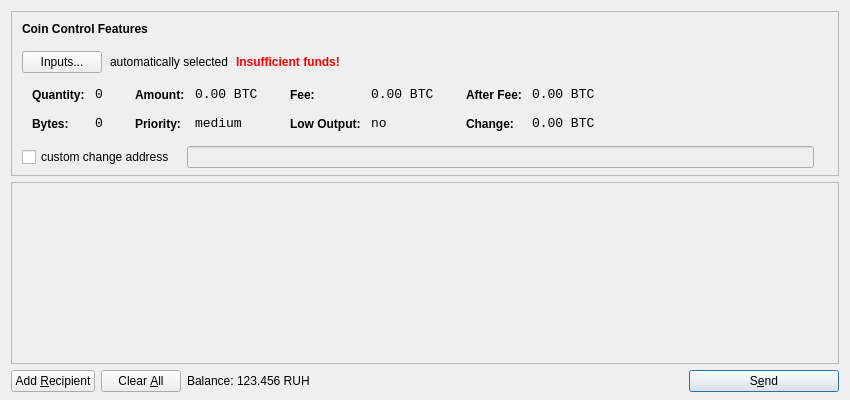
<?xml version="1.0" encoding="UTF-8"?>
<ui version="4.0">
 <class>SendCoinsDialog</class>
 <widget class="QDialog" name="SendCoinsDialog">
  <property name="geometry">
   <rect>
    <x>0</x>
    <y>0</y>
    <width>850</width>
    <height>400</height>
   </rect>
  </property>
  <property name="windowTitle">
   <string>Send Coins</string>
  </property>
  <layout class="QVBoxLayout" name="verticalLayout" stretch="0,1,0">
   <property name="bottomMargin">
    <number>8</number>
   </property>
   <item>
    <widget class="QFrame" name="frameCoinControl">
     <property name="sizePolicy">
      <sizepolicy hsizetype="Expanding" vsizetype="Expanding">
       <horstretch>0</horstretch>
       <verstretch>0</verstretch>
      </sizepolicy>
     </property>
     <property name="maximumSize">
      <size>
       <width>16777215</width>
       <height>16777215</height>
      </size>
     </property>
     <property name="frameShape">
      <enum>QFrame::StyledPanel</enum>
     </property>
     <property name="frameShadow">
      <enum>QFrame::Sunken</enum>
     </property>
     <layout class="QVBoxLayout" name="verticalLayoutCoinControl2">
      <property name="spacing">
       <number>-1</number>
      </property>
      <property name="leftMargin">
       <number>0</number>
      </property>
      <property name="topMargin">
       <number>0</number>
      </property>
      <property name="rightMargin">
       <number>0</number>
      </property>
      <property name="bottomMargin">
       <number>6</number>
      </property>
      <item>
       <layout class="QVBoxLayout" name="verticalLayoutCoinControl" stretch="0,0,0,0,1">
        <property name="spacing">
         <number>0</number>
        </property>
        <property name="leftMargin">
         <number>10</number>
        </property>
        <property name="topMargin">
         <number>10</number>
        </property>
        <item>
         <layout class="QHBoxLayout" name="horizontalLayoutCoinControl1">
          <property name="bottomMargin">
           <number>15</number>
          </property>
          <item>
           <widget class="QLabel" name="labelCoinControlFeatures">
            <property name="sizePolicy">
             <sizepolicy hsizetype="Preferred" vsizetype="Maximum">
              <horstretch>0</horstretch>
              <verstretch>0</verstretch>
             </sizepolicy>
            </property>
            <property name="font">
             <font>
              <weight>75</weight>
              <bold>true</bold>
             </font>
            </property>
            <property name="styleSheet">
             <string notr="true">font-weight:bold;</string>
            </property>
            <property name="text">
             <string>Coin Control Features</string>
            </property>
           </widget>
          </item>
         </layout>
        </item>
        <item>
         <layout class="QHBoxLayout" name="horizontalLayoutCoinControl2" stretch="0,0,0,0">
          <property name="spacing">
           <number>8</number>
          </property>
          <property name="bottomMargin">
           <number>10</number>
          </property>
          <item>
           <widget class="QPushButton" name="pushButtonCoinControl">
            <property name="styleSheet">
             <string notr="true"/>
            </property>
            <property name="text">
             <string>Inputs...</string>
            </property>
           </widget>
          </item>
          <item>
           <widget class="QLabel" name="labelCoinControlAutomaticallySelected">
            <property name="text">
             <string>automatically selected</string>
            </property>
            <property name="margin">
             <number>5</number>
            </property>
           </widget>
          </item>
          <item>
           <widget class="QLabel" name="labelCoinControlInsuffFunds">
            <property name="font">
             <font>
              <weight>75</weight>
              <bold>true</bold>
             </font>
            </property>
            <property name="styleSheet">
             <string notr="true">color:red;font-weight:bold;</string>
            </property>
            <property name="text">
             <string>Insufficient funds!</string>
            </property>
            <property name="margin">
             <number>5</number>
            </property>
           </widget>
          </item>
          <item>
           <spacer name="horizontalSpacerCoinControl">
            <property name="orientation">
             <enum>Qt::Horizontal</enum>
            </property>
            <property name="sizeHint" stdset="0">
             <size>
              <width>40</width>
              <height>1</height>
             </size>
            </property>
           </spacer>
          </item>
         </layout>
        </item>
        <item>
         <widget class="QWidget" name="widgetCoinControl" native="true">
          <property name="sizePolicy">
           <sizepolicy hsizetype="Preferred" vsizetype="Preferred">
            <horstretch>0</horstretch>
            <verstretch>0</verstretch>
           </sizepolicy>
          </property>
          <property name="minimumSize">
           <size>
            <width>0</width>
            <height>0</height>
           </size>
          </property>
          <property name="styleSheet">
           <string notr="true"/>
          </property>
          <layout class="QHBoxLayout" name="horizontalLayoutCoinControl5">
           <property name="margin">
            <number>0</number>
           </property>
           <item>
            <layout class="QHBoxLayout" name="horizontalLayoutCoinControl3" stretch="0,0,0,1">
             <property name="spacing">
              <number>20</number>
             </property>
             <property name="topMargin">
              <number>0</number>
             </property>
             <property name="bottomMargin">
              <number>10</number>
             </property>
             <item>
              <layout class="QFormLayout" name="formLayoutCoinControl1">
               <property name="horizontalSpacing">
                <number>10</number>
               </property>
               <property name="verticalSpacing">
                <number>14</number>
               </property>
               <property name="leftMargin">
                <number>10</number>
               </property>
               <property name="topMargin">
                <number>4</number>
               </property>
               <property name="rightMargin">
                <number>6</number>
               </property>
               <item row="0" column="0">
                <widget class="QLabel" name="labelCoinControlQuantityText">
                 <property name="styleSheet">
                  <string notr="true">font-weight:bold;</string>
                 </property>
                 <property name="text">
                  <string>Quantity:</string>
                 </property>
                 <property name="margin">
                  <number>0</number>
                 </property>
                </widget>
               </item>
               <item row="0" column="1">
                <widget class="QLabel" name="labelCoinControlQuantity">
                 <property name="font">
                  <font>
                   <family>Monospace</family>
                   <pointsize>10</pointsize>
                  </font>
                 </property>
                 <property name="cursor">
                  <cursorShape>IBeamCursor</cursorShape>
                 </property>
                 <property name="contextMenuPolicy">
                  <enum>Qt::ActionsContextMenu</enum>
                 </property>
                 <property name="text">
                  <string notr="true">0</string>
                 </property>
                 <property name="margin">
                  <number>0</number>
                 </property>
                 <property name="textInteractionFlags">
                  <set>Qt::LinksAccessibleByMouse|Qt::TextSelectableByKeyboard|Qt::TextSelectableByMouse</set>
                 </property>
                </widget>
               </item>
               <item row="1" column="0">
                <widget class="QLabel" name="labelCoinControlBytesText">
                 <property name="styleSheet">
                  <string notr="true">font-weight:bold;</string>
                 </property>
                 <property name="text">
                  <string>Bytes:</string>
                 </property>
                </widget>
               </item>
               <item row="1" column="1">
                <widget class="QLabel" name="labelCoinControlBytes">
                 <property name="font">
                  <font>
                   <family>Monospace</family>
                   <pointsize>10</pointsize>
                  </font>
                 </property>
                 <property name="cursor">
                  <cursorShape>IBeamCursor</cursorShape>
                 </property>
                 <property name="contextMenuPolicy">
                  <enum>Qt::ActionsContextMenu</enum>
                 </property>
                 <property name="text">
                  <string notr="true">0</string>
                 </property>
                 <property name="textInteractionFlags">
                  <set>Qt::LinksAccessibleByMouse|Qt::TextSelectableByKeyboard|Qt::TextSelectableByMouse</set>
                 </property>
                </widget>
               </item>
              </layout>
             </item>
             <item>
              <layout class="QFormLayout" name="formLayoutCoinControl2">
               <property name="horizontalSpacing">
                <number>10</number>
               </property>
               <property name="verticalSpacing">
                <number>14</number>
               </property>
               <property name="leftMargin">
                <number>6</number>
               </property>
               <property name="topMargin">
                <number>4</number>
               </property>
               <property name="rightMargin">
                <number>6</number>
               </property>
               <item row="0" column="0">
                <widget class="QLabel" name="labelCoinControlAmountText">
                 <property name="styleSheet">
                  <string notr="true">font-weight:bold;</string>
                 </property>
                 <property name="text">
                  <string>Amount:</string>
                 </property>
                 <property name="margin">
                  <number>0</number>
                 </property>
                </widget>
               </item>
               <item row="0" column="1">
                <widget class="QLabel" name="labelCoinControlAmount">
                 <property name="font">
                  <font>
                   <family>Monospace</family>
                   <pointsize>10</pointsize>
                  </font>
                 </property>
                 <property name="cursor">
                  <cursorShape>IBeamCursor</cursorShape>
                 </property>
                 <property name="contextMenuPolicy">
                  <enum>Qt::ActionsContextMenu</enum>
                 </property>
                 <property name="text">
                  <string notr="true">0.00 BTC</string>
                 </property>
                 <property name="textInteractionFlags">
                  <set>Qt::LinksAccessibleByMouse|Qt::TextSelectableByKeyboard|Qt::TextSelectableByMouse</set>
                 </property>
                </widget>
               </item>
               <item row="1" column="0">
                <widget class="QLabel" name="labelCoinControlPriorityText">
                 <property name="styleSheet">
                  <string notr="true">font-weight:bold;</string>
                 </property>
                 <property name="text">
                  <string>Priority:</string>
                 </property>
                </widget>
               </item>
               <item row="1" column="1">
                <widget class="QLabel" name="labelCoinControlPriority">
                 <property name="font">
                  <font>
                   <family>Monospace</family>
                   <pointsize>10</pointsize>
                  </font>
                 </property>
                 <property name="cursor">
                  <cursorShape>IBeamCursor</cursorShape>
                 </property>
                 <property name="contextMenuPolicy">
                  <enum>Qt::ActionsContextMenu</enum>
                 </property>
                 <property name="text">
                  <string>medium</string>
                 </property>
                 <property name="textInteractionFlags">
                  <set>Qt::LinksAccessibleByMouse|Qt::TextSelectableByKeyboard|Qt::TextSelectableByMouse</set>
                 </property>
                </widget>
               </item>
              </layout>
             </item>
             <item>
              <layout class="QFormLayout" name="formLayoutCoinControl3">
               <property name="horizontalSpacing">
                <number>10</number>
               </property>
               <property name="verticalSpacing">
                <number>14</number>
               </property>
               <property name="leftMargin">
                <number>6</number>
               </property>
               <property name="topMargin">
                <number>4</number>
               </property>
               <property name="rightMargin">
                <number>6</number>
               </property>
               <item row="0" column="0">
                <widget class="QLabel" name="labelCoinControlFeeText">
                 <property name="styleSheet">
                  <string notr="true">font-weight:bold;</string>
                 </property>
                 <property name="text">
                  <string>Fee:</string>
                 </property>
                 <property name="margin">
                  <number>0</number>
                 </property>
                </widget>
               </item>
               <item row="0" column="1">
                <widget class="QLabel" name="labelCoinControlFee">
                 <property name="font">
                  <font>
                   <family>Monospace</family>
                   <pointsize>10</pointsize>
                  </font>
                 </property>
                 <property name="cursor">
                  <cursorShape>IBeamCursor</cursorShape>
                 </property>
                 <property name="contextMenuPolicy">
                  <enum>Qt::ActionsContextMenu</enum>
                 </property>
                 <property name="text">
                  <string notr="true">0.00 BTC</string>
                 </property>
                 <property name="textInteractionFlags">
                  <set>Qt::LinksAccessibleByMouse|Qt::TextSelectableByKeyboard|Qt::TextSelectableByMouse</set>
                 </property>
                </widget>
               </item>
               <item row="1" column="0">
                <widget class="QLabel" name="labelCoinControlLowOutputText">
                 <property name="styleSheet">
                  <string notr="true">font-weight:bold;</string>
                 </property>
                 <property name="text">
                  <string>Low Output:</string>
                 </property>
                </widget>
               </item>
               <item row="1" column="1">
                <widget class="QLabel" name="labelCoinControlLowOutput">
                 <property name="font">
                  <font>
                   <family>Monospace</family>
                   <pointsize>10</pointsize>
                  </font>
                 </property>
                 <property name="cursor">
                  <cursorShape>IBeamCursor</cursorShape>
                 </property>
                 <property name="contextMenuPolicy">
                  <enum>Qt::ActionsContextMenu</enum>
                 </property>
                 <property name="text">
                  <string>no</string>
                 </property>
                 <property name="textInteractionFlags">
                  <set>Qt::LinksAccessibleByMouse|Qt::TextSelectableByKeyboard|Qt::TextSelectableByMouse</set>
                 </property>
                </widget>
               </item>
              </layout>
             </item>
             <item>
              <layout class="QFormLayout" name="formLayoutCoinControl4">
               <property name="horizontalSpacing">
                <number>10</number>
               </property>
               <property name="verticalSpacing">
                <number>14</number>
               </property>
               <property name="leftMargin">
                <number>6</number>
               </property>
               <property name="topMargin">
                <number>4</number>
               </property>
               <property name="rightMargin">
                <number>6</number>
               </property>
               <item row="0" column="0">
                <widget class="QLabel" name="labelCoinControlAfterFeeText">
                 <property name="styleSheet">
                  <string notr="true">font-weight:bold;</string>
                 </property>
                 <property name="text">
                  <string>After Fee:</string>
                 </property>
                 <property name="margin">
                  <number>0</number>
                 </property>
                </widget>
               </item>
               <item row="0" column="1">
                <widget class="QLabel" name="labelCoinControlAfterFee">
                 <property name="font">
                  <font>
                   <family>Monospace</family>
                   <pointsize>10</pointsize>
                  </font>
                 </property>
                 <property name="cursor">
                  <cursorShape>IBeamCursor</cursorShape>
                 </property>
                 <property name="contextMenuPolicy">
                  <enum>Qt::ActionsContextMenu</enum>
                 </property>
                 <property name="text">
                  <string notr="true">0.00 BTC</string>
                 </property>
                 <property name="textInteractionFlags">
                  <set>Qt::LinksAccessibleByMouse|Qt::TextSelectableByKeyboard|Qt::TextSelectableByMouse</set>
                 </property>
                </widget>
               </item>
               <item row="1" column="0">
                <widget class="QLabel" name="labelCoinControlChangeText">
                 <property name="styleSheet">
                  <string notr="true">font-weight:bold;</string>
                 </property>
                 <property name="text">
                  <string>Change:</string>
                 </property>
                </widget>
               </item>
               <item row="1" column="1">
                <widget class="QLabel" name="labelCoinControlChange">
                 <property name="font">
                  <font>
                   <family>Monospace</family>
                   <pointsize>10</pointsize>
                  </font>
                 </property>
                 <property name="cursor">
                  <cursorShape>IBeamCursor</cursorShape>
                 </property>
                 <property name="contextMenuPolicy">
                  <enum>Qt::ActionsContextMenu</enum>
                 </property>
                 <property name="text">
                  <string notr="true">0.00 BTC</string>
                 </property>
                 <property name="textInteractionFlags">
                  <set>Qt::LinksAccessibleByMouse|Qt::TextSelectableByKeyboard|Qt::TextSelectableByMouse</set>
                 </property>
                </widget>
               </item>
              </layout>
             </item>
            </layout>
           </item>
          </layout>
         </widget>
        </item>
        <item>
         <layout class="QHBoxLayout" name="horizontalLayoutCoinControl4" stretch="0,0,0">
          <property name="spacing">
           <number>12</number>
          </property>
          <property name="sizeConstraint">
           <enum>QLayout::SetDefaultConstraint</enum>
          </property>
          <property name="topMargin">
           <number>5</number>
          </property>
          <property name="rightMargin">
           <number>5</number>
          </property>
          <item>
           <widget class="QCheckBox" name="checkBoxCoinControlChange">
            <property name="text">
             <string>custom change address</string>
            </property>
           </widget>
          </item>
          <item>
           <widget class="QLineEdit" name="lineEditCoinControlChange">
            <property name="enabled">
             <bool>false</bool>
            </property>
            <property name="sizePolicy">
             <sizepolicy hsizetype="Expanding" vsizetype="Fixed">
              <horstretch>0</horstretch>
              <verstretch>0</verstretch>
             </sizepolicy>
            </property>
           </widget>
          </item>
          <item>
           <widget class="QLabel" name="labelCoinControlChangeLabel">
            <property name="sizePolicy">
             <sizepolicy hsizetype="Preferred" vsizetype="Expanding">
              <horstretch>0</horstretch>
              <verstretch>0</verstretch>
             </sizepolicy>
            </property>
            <property name="minimumSize">
             <size>
              <width>0</width>
              <height>0</height>
             </size>
            </property>
            <property name="text">
             <string/>
            </property>
            <property name="margin">
             <number>3</number>
            </property>
           </widget>
          </item>
         </layout>
        </item>
        <item>
         <spacer name="verticalSpacerCoinControl">
          <property name="orientation">
           <enum>Qt::Vertical</enum>
          </property>
          <property name="sizeHint" stdset="0">
           <size>
            <width>800</width>
            <height>1</height>
           </size>
          </property>
         </spacer>
        </item>
       </layout>
      </item>
     </layout>
    </widget>
   </item>
   <item>
    <widget class="QScrollArea" name="scrollArea">
     <property name="widgetResizable">
      <bool>true</bool>
     </property>
     <widget class="QWidget" name="scrollAreaWidgetContents">
      <property name="geometry">
       <rect>
        <x>0</x>
        <y>0</y>
        <width>830</width>
        <height>165</height>
       </rect>
      </property>
      <layout class="QVBoxLayout" name="verticalLayout_2">
       <property name="margin">
        <number>0</number>
       </property>
       <item>
        <layout class="QVBoxLayout" name="entries">
         <property name="spacing">
          <number>6</number>
         </property>
        </layout>
       </item>
       <item>
        <spacer name="verticalSpacer">
         <property name="orientation">
          <enum>Qt::Vertical</enum>
         </property>
         <property name="sizeHint" stdset="0">
          <size>
           <width>20</width>
           <height>40</height>
          </size>
         </property>
        </spacer>
       </item>
      </layout>
     </widget>
    </widget>
   </item>
   <item>
    <layout class="QHBoxLayout" name="horizontalLayout">
     <item>
      <widget class="QPushButton" name="addButton">
       <property name="toolTip">
        <string>Send to multiple recipients at once</string>
       </property>
       <property name="text">
        <string>Add &amp;Recipient</string>
       </property>
       <property name="icon">
        <iconset resource="../bitcoin.qrc">
         <normaloff>:/icons/add</normaloff>:/icons/add</iconset>
       </property>
       <property name="autoDefault">
        <bool>false</bool>
       </property>
      </widget>
     </item>
     <item>
      <widget class="QPushButton" name="clearButton">
       <property name="sizePolicy">
        <sizepolicy hsizetype="Minimum" vsizetype="Fixed">
         <horstretch>0</horstretch>
         <verstretch>0</verstretch>
        </sizepolicy>
       </property>
       <property name="toolTip">
        <string>Remove all transaction fields</string>
       </property>
       <property name="text">
        <string>Clear &amp;All</string>
       </property>
       <property name="icon">
        <iconset resource="../bitcoin.qrc">
         <normaloff>:/icons/remove</normaloff>:/icons/remove</iconset>
       </property>
       <property name="autoRepeatDelay">
        <number>300</number>
       </property>
       <property name="autoDefault">
        <bool>false</bool>
       </property>
      </widget>
     </item>
     <item>
      <layout class="QHBoxLayout" name="horizontalLayout_2">
       <property name="spacing">
        <number>3</number>
       </property>
       <item>
        <widget class="QLabel" name="label">
         <property name="text">
          <string>Balance:</string>
         </property>
        </widget>
       </item>
       <item>
        <widget class="QLabel" name="labelBalance">
         <property name="cursor">
          <cursorShape>IBeamCursor</cursorShape>
         </property>
         <property name="text">
          <string>123.456 RUH</string>
         </property>
         <property name="textInteractionFlags">
          <set>Qt::LinksAccessibleByMouse|Qt::TextSelectableByKeyboard|Qt::TextSelectableByMouse</set>
         </property>
        </widget>
       </item>
      </layout>
     </item>
     <item>
      <spacer name="horizontalSpacer">
       <property name="orientation">
        <enum>Qt::Horizontal</enum>
       </property>
       <property name="sizeHint" stdset="0">
        <size>
         <width>40</width>
         <height>20</height>
        </size>
       </property>
      </spacer>
     </item>
     <item>
      <widget class="QPushButton" name="sendButton">
       <property name="minimumSize">
        <size>
         <width>150</width>
         <height>0</height>
        </size>
       </property>
       <property name="toolTip">
        <string>Confirm the send action</string>
       </property>
       <property name="text">
        <string>S&amp;end</string>
       </property>
       <property name="icon">
        <iconset resource="../bitcoin.qrc">
         <normaloff>:/icons/send</normaloff>:/icons/send</iconset>
       </property>
       <property name="default">
        <bool>true</bool>
       </property>
      </widget>
     </item>
    </layout>
   </item>
  </layout>
 </widget>
 <resources>
  <include location="../bitcoin.qrc"/>
 </resources>
 <connections/>
</ui>
